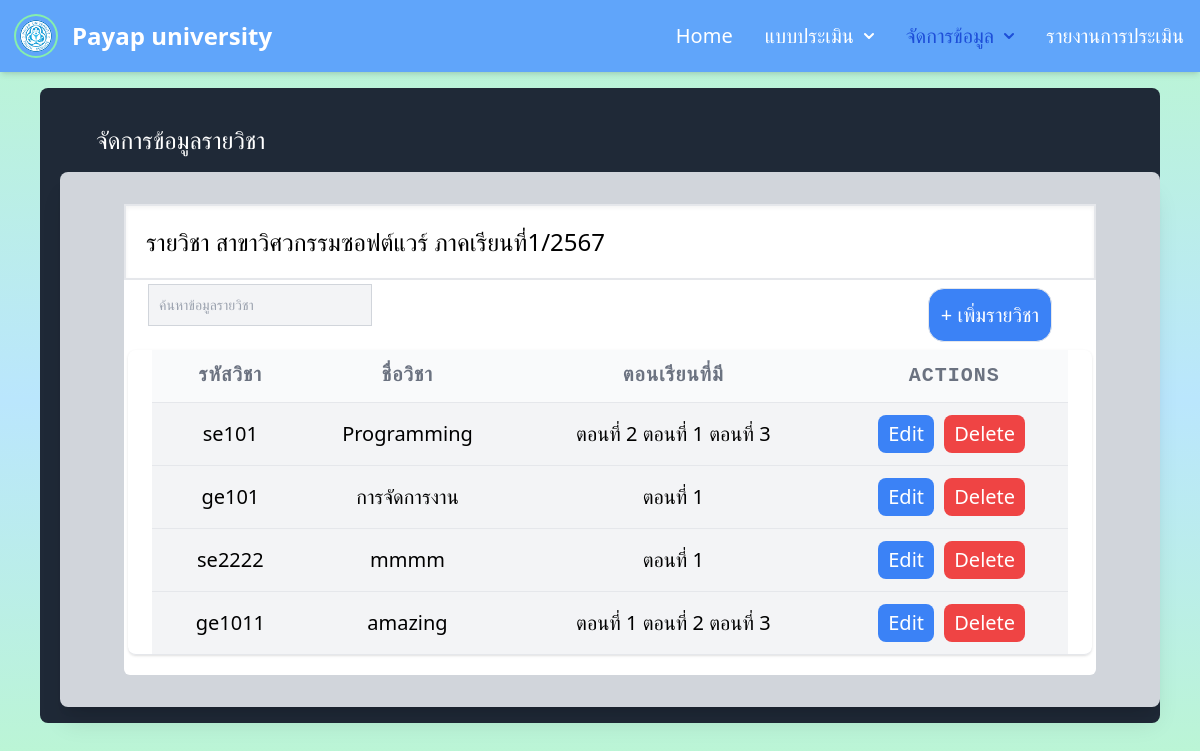
The app's page /manage_course (signed in) with its own data.
### formsite/models.py (models this page shows, shortened)
class Teamplates(models.Model):
    id = models.BigAutoField(primary_key=True)
    department = models.ForeignKey(Departments, on_delete=models.CASCADE)
    created_by = models.ForeignKey(User, on_delete=models.CASCADE, null=True, blank=True)
    create = models.DateTimeField(auto_now_add=True)
    is_active = models.BooleanField(default=False)
    semester_choices = (
        (1, '1'),
        (2, '2'),
        (3, '3')
    )
    semester = models.IntegerField(choices=semester_choices)
    year_number = models.IntegerField(
        verbose_name='ปี',
        help_text='ใส่ตัวเลขปี 4 ตัว',
        validators=[MinValueValidator(2567), MaxValueValidator(2570)]
    )

class Departments(models.Model):
    name = models.CharField(max_length=100)
    def __str__(self):
        return self.name

class Course(models.Model):
    teamplates = models.ForeignKey(Teamplates, on_delete=models.CASCADE)
    name = models.CharField(max_length=50)
    """ section = models.CharField(max_length=2) """
    class_code = models.CharField(max_length=7)

class Section(models.Model):
    course = models.ForeignKey(Course, related_name='sections', on_delete=models.CASCADE)
    session_number = models.IntegerField()

### formsite/views.py (the view)
# urls.py: path('manage_course', views.manage_course, name='manage_course'), #u
def manage_course(request):
    user_profile = get_object_or_404(UserProfile, user=request.user)
    templates = Teamplates.objects.get(department=user_profile.department, is_active=True)
    courses = Course.objects.filter(teamplates=templates)
    for course in courses:
        for section in course.sections.all():
            print(section.session_number)
    return render(request, 'manage_course.html', {'courses':courses, 'templates':templates})

### formsite/templates/manage_course.html (shortened to what this page needs)
{% extends "form/nav_course.html" %}
    {% block content %}
    <p class="flex items-center text-white text-2xl ml-5 px-4 py-4 ">จัดการข้อมูลรายวิชา</p>
    <div class="relative rounded-lg bg-gray-300 p-8 shadow-xl px-16 ">
      <div class="rounded-md pb-5 bg-white ">
        <div class=" bg-white my-0 text-black bottom-5 p-5 shadow-inner text-2xl border-2 ">
            <h1>รายวิชา สาขา{{templates.department}} ภาคเรียนที่{{templates.semester}}/{{templates.year_number}}</h1></div>
    <div class="main-container">
        <div class="form-list" id="form-list">
            <div class="-my-2 overflow-x-auto sm:-mx lg:-mx-4">
                <div class="py-2 align-middle inline-block min-w-full sm:px-5 lg:px-5">
                    <div class="flex justify-between px-5 py-1">
                        <div class="flex">
                          <div class="items-center max-w-sm mx-auto">
                            <div class="flex ">
                              <input type="text" id="simple-search"
                                class="bg-gray-100 border border-gray-300 text-black text-sm  focus:ring-blue-500 focus:border-blue-500 block p-2.5 "
                                placeholder="ค้นหาข้อมูลรายวิชา"  /></div>
                            </div>
                        </div>
                    <div><button type="button" id="addCourseBtn" class="bg-blue-500 hover:bg-blue-700 p-3 py-3 text-white text-xl border mx-5 my-1 rounded-2xl ">+ เพิ่มรายวิชา</button></div>
                </div>
                <div class=" shadow overflow-hidden border-b border-gray-200 sm:rounded-lg">
                    <div class="px-6 ">
        <table class="table-auto max-w-full w-full divide-y divide-gray-200 ">
            <thead class="bg-gray-50 ">
                <tr>
                    <th class="pl-6 py-3 text-xl font-mono text-gray-500 uppercase tracking-wider">รหัสวิชา</th>
                    <th class="pl-6 py-3 text-xl font-mono text-gray-500 uppercase tracking-wider">ชื่อวิชา</th>
                    <th class="pl-6 py-3 text-xl font-mono text-gray-500 uppercase tracking-wider">ตอนเรียนที่มี</th>
                    <th class="pl-6 py-3 text-xl font-mono text-gray-500 uppercase tracking-wider">Actions</th>
                </tr>
            </thead>
            <tbody class="divide-y bg-gray-100 text-xl">
                {% for data in courses %}
                <tr>
                    <td class="pl-6 py-3 whitespace-nowrap text-center">{{data.class_code}}</td>
                    <td class="pl-6 py-3 whitespace-nowrap text-center">{{data.name}}</td>
                    <td class="pl-6 py-3 whitespace-nowrap text-center">  {% for section in data.sections.all %} ตอนที่ {{section.session_number}} {% endfor %}</td>
                    <td class="pl-6 py-3 whitespace-nowrap text-center">
                        <div class=" ">
                        <button onclick="openModal('editModal', '{{ data.class_code }}', '{{data.name|safe}}', '{{data.class_code}} {{data.name}} ตอนเรียนที่มีได้แก่
                        {% for section in data.sections.all %}
                            {{section.session_number}},
                        {% endfor %}')" class="edit-btn">Edit</button>
                        <button type="button" onclick="delete_c({{data.id}})" class="delete-btn">Delete</button></div>
                    </td>
                </tr>
                {% endfor %}
            </tbody>
        </table>
    </div>
</div>
</div>
        </div>
    </div>
</div>
</div>
    {% endblock %}

### formsite/static/style.css (style rules this page uses)
.inline-block { display: inline-block; }

### formsite/templates/manage_course.html (style rules this page uses)
.edit-btn,.delete-btn { padding: 5px 10px; margin-right: 5px; color: white; border: none; cursor: pointer; border-radius: 8px; }
.edit-btn { background-color: #3b82f6; }
.delete-btn { background-color: #ef4444; }

### records on screen
Teamplates: department "วิศวกรรมซอฟต์แวร์", semester "1", year_number "2567"
Course: class_code "se101", name "Programming"
Section: session_number "2"
Section: session_number "1"
Section: session_number "3"
Course: class_code "ge101", name "การจัดการงาน"
Section: session_number "1"
Course: class_code "se2222", name "mmmm"
Section: session_number "1"
Course: class_code "ge1011", name "amazing"
Section: session_number "1"
Section: session_number "2"
Section: session_number "3"
